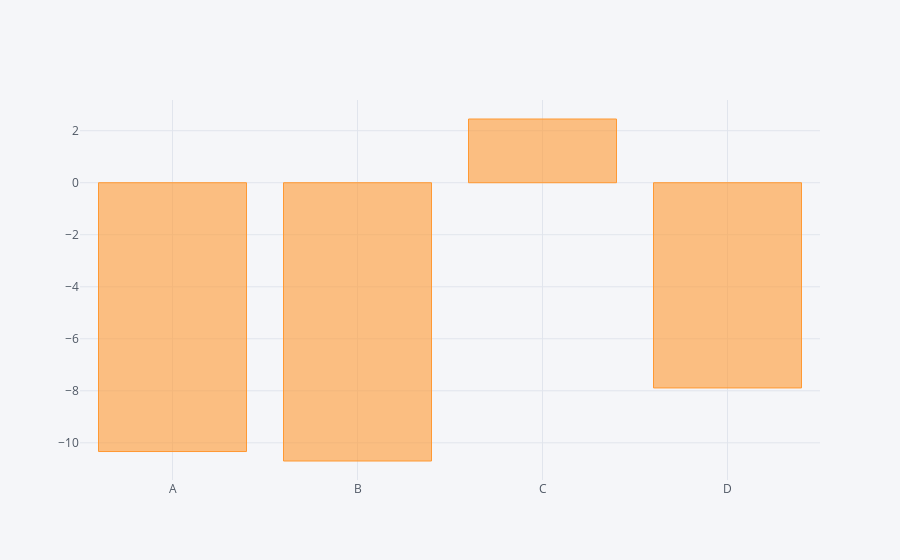

The cell this chart's notebook holds for it:
### Code cell
df.sum().iplot(kind='bar')

### Figure 1 — Plotly figure (JSON) as saved in the notebook; plotly's stock layout.template omitted (floating-point values rounded to 4 significant figures)
{"data": [{"marker": {"color": "rgba(255, 153, 51, 0.6)", "line": {"color": "rgba(255, 153, 51, 1.0)", "width": 1}}, "name": "None", "orientation": "v", "text": "", "type": "bar", "uid": "a7f80ae8-310d-45aa-b46c-33450aee3b1d", "x": ["A", "B", "C", "D"], "y": [-10.34, -10.7, 2.45, -7.89]}], "layout": {"legend": {"bgcolor": "#F5F6F9", "font": {"color": "#4D5663"}}, "paper_bgcolor": "#F5F6F9", "plot_bgcolor": "#F5F6F9", "title": {"font": {"color": "#4D5663"}}, "xaxis": {"gridcolor": "#E1E5ED", "showgrid": true, "tickfont": {"color": "#4D5663"}, "title": {"font": {"color": "#4D5663"}, "text": ""}, "zerolinecolor": "#E1E5ED"}, "yaxis": {"gridcolor": "#E1E5ED", "showgrid": true, "tickfont": {"color": "#4D5663"}, "title": {"font": {"color": "#4D5663"}, "text": ""}, "zerolinecolor": "#E1E5ED"}}}
